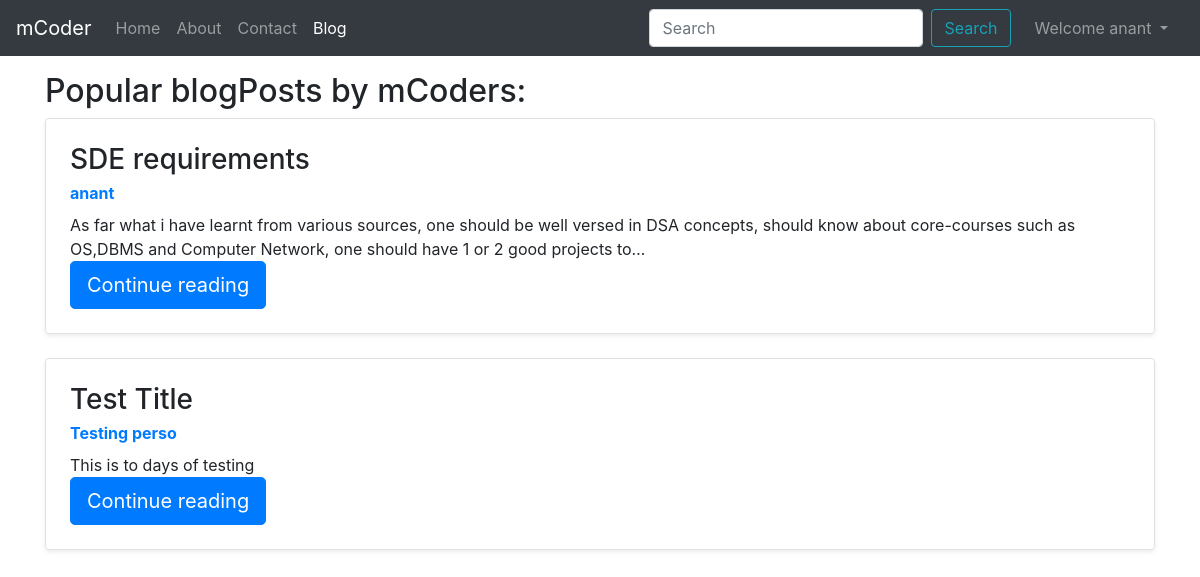
Page /blog/ (signed in) on the committed database.
### blog/models.py (models this page shows, shortened)
class Post(models.Model):
    sno = models.AutoField(primary_key=True)
    title = models.CharField(max_length=80)
    author = models.CharField(max_length=50)
    content = models.TextField()
    slug = models.CharField(max_length=130)
    timestamp = models.DateTimeField(blank=True)

### blog/views.py (the view)
# urls.py: path('', views.blogHome , name='blogHome'),
def blogHome(request):
    blogs = Post.objects.all().order_by('sno')[:50]
    context = {'blogs':blogs}
    return render(request,'blog/blogHome.html',context)

### templates/blog/blogHome.html (shortened to what this page needs)
{% extends "base.html" %}
{% block blogActive %}active{% endblock blogActive %}
{% block body %}
<div class= "container my-3">
  <h2>Popular blogPosts by mCoders: </h2>
      {% for post in blogs  %}
      <div class="row no-gutters border rounded overflow-hidden flex-md-row mb-4 shadow-sm h-md-250 position-relative">
        <div class="col p-4 d-flex flex-column position-static">
          <h3 class="mb-1"> {{post.title}}</h3>
            <strong class="d-inline-block mb-2 text-primary"> {{post.author}}</strong>
          <p class="card-text mb-auto">{{post.content | truncatechars:200}}</p>
          <div>
            <a class="btn btn-lg btn-primary" role='submit' href="/blog/{{post.slug}}">Continue reading</a>
          </div>
        </div>
      </div>
      {% endfor %}
</div>
{% endblock body %}

### templates/base.html (shortened to what this page needs)
<!doctype html>
<html lang="en">
<head>
  <link rel="stylesheet" href="https://cdn.jsdelivr.net/npm/bootstrap@4.3.1/dist/css/bootstrap.min.css"
>
</head>
<body>
  <nav class="navbar navbar-expand-lg navbar-dark bg-dark">
    <a class="navbar-brand" href="/">mCoder</a>
    <div class="collapse navbar-collapse" id="navbarSupportedContent">
      <ul class="navbar-nav mr-auto">
        <li class="nav-item {% block homeActive %}{% endblock homeActive %}">
          <a class="nav-link" href="/">Home <span class="sr-only">(current)</span></a>
        </li>
        <li class="nav-item {% block aboutActive %}{% endblock aboutActive %}">
          <a class="nav-link" href="/about">About <span class="sr-only">(current)</span></a>
        </li>
        <li class="nav-item {% block contactActive %}{% endblock contactActive %}">
          <a class="nav-link" href="/contact">Contact <span class="sr-only">(current)</span></a>
        </li>
        <li class="nav-item {% block blogActive %}{% endblock blogActive %}">
          <a class="nav-link" href="/blog">Blog <span class="sr-only">(current)</span></a>
        </li>
      </ul>
      <form method="get" action="/search" class="form-inline my-2 my-lg-0 mx-3">
        <input class="form-control mr-sm-2" type="search" name="query" id="query" placeholder="Search"
          aria-label="Search">
        <button class="btn btn-outline-info my-2 my-sm-0" type="submit">Search</button>
      </form>
      {% if user.is_authenticated %}
      <ul class="navbar-nav mr-2">
        <li class="nav-item dropdown">
          <a class="nav-link dropdown-toggle" href="#" id="navbarDropdown" role="button" data-toggle="dropdown" aria-haspopup="true" aria-expanded="false">
            Welcome {{request.user}}
          </a>
        </li>
      </ul>
      {% endif %}
    </div>
  </nav>
  {% block body %}{% endblock body %}
</body>
</html>

### rows in the picture
Post: title "SDE requirements", author "anant", content "As far what i have learnt from various sources, one should be well versed in DSA concepts, should know about core-courses such as OS,DBMS and Computer Network, one should have 1 or 2 good projects to…"
Post: title "Test Title", author "Testing perso", content "This is to days of testing"

### other values in the picture
{{ request.user }} "anant"
